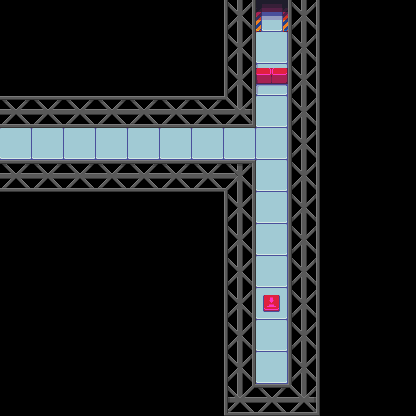

Rendered tile map (Tiled .tmx) drawn with the repository's tilesets; below, a short description and the full map source, tile grids included:
An orthogonal 13x13 tile map with 32x32 px tiles, 1 tile layer (Слой тайлов 1), 3 tilesets and 5 objects (door_2, door_1, button_1, exit, enter).

<map version="1.0" orientation="orthogonal" renderorder="right-down" width="13" height="13" tilewidth="32" tileheight="32" backgroundcolor="#000000" nextobjectid="7">
 <tileset firstgid="1" name="scifitiles-sheet" tilewidth="32" tileheight="32" tilecount="84">
  <image source="scifitiles-sheet.png" width="448" height="192" />
 </tileset>
 <tileset firstgid="85" name="Tileset_32x32" tilewidth="32" tileheight="32" tilecount="40">
  <image source="Tileset_32x32.png" width="256" height="160" />
 </tileset>
 <tileset firstgid="125" name="black" tilewidth="32" tileheight="32" tilecount="1">
  <image source="black.png" width="32" height="32" />
  <tile id="0">
   <properties>
    <property name="get_through" value="0" />
   </properties>
  </tile>
 </tileset>
 <layer name="Слой тайлов 1" width="13" height="13">
  <data>
   <tile gid="125" />
   <tile gid="125" />
   <tile gid="125" />
   <tile gid="125" />
   <tile gid="125" />
   <tile gid="125" />
   <tile gid="125" />
   <tile gid="87" />
   <tile gid="1" />
   <tile gid="87" />
   <tile gid="125" />
   <tile gid="125" />
   <tile gid="125" />
   <tile gid="125" />
   <tile gid="125" />
   <tile gid="125" />
   <tile gid="125" />
   <tile gid="125" />
   <tile gid="125" />
   <tile gid="125" />
   <tile gid="87" />
   <tile gid="21" />
   <tile gid="87" />
   <tile gid="125" />
   <tile gid="125" />
   <tile gid="125" />
   <tile gid="125" />
   <tile gid="125" />
   <tile gid="125" />
   <tile gid="125" />
   <tile gid="125" />
   <tile gid="125" />
   <tile gid="125" />
   <tile gid="87" />
   <tile gid="59" />
   <tile gid="87" />
   <tile gid="125" />
   <tile gid="125" />
   <tile gid="125" />
   <tile gid="86" />
   <tile gid="86" />
   <tile gid="86" />
   <tile gid="86" />
   <tile gid="86" />
   <tile gid="86" />
   <tile gid="86" />
   <tile gid="96" />
   <tile gid="21" />
   <tile gid="87" />
   <tile gid="125" />
   <tile gid="125" />
   <tile gid="125" />
   <tile gid="21" />
   <tile gid="21" />
   <tile gid="21" />
   <tile gid="21" />
   <tile gid="21" />
   <tile gid="21" />
   <tile gid="21" />
   <tile gid="21" />
   <tile gid="21" />
   <tile gid="87" />
   <tile gid="125" />
   <tile gid="125" />
   <tile gid="125" />
   <tile gid="86" />
   <tile gid="86" />
   <tile gid="86" />
   <tile gid="86" />
   <tile gid="86" />
   <tile gid="86" />
   <tile gid="86" />
   <tile gid="89" />
   <tile gid="21" />
   <tile gid="87" />
   <tile gid="125" />
   <tile gid="125" />
   <tile gid="125" />
   <tile gid="125" />
   <tile gid="125" />
   <tile gid="125" />
   <tile gid="125" />
   <tile gid="125" />
   <tile gid="125" />
   <tile gid="125" />
   <tile gid="87" />
   <tile gid="21" />
   <tile gid="87" />
   <tile gid="125" />
   <tile gid="125" />
   <tile gid="125" />
   <tile gid="125" />
   <tile gid="125" />
   <tile gid="125" />
   <tile gid="125" />
   <tile gid="125" />
   <tile gid="125" />
   <tile gid="125" />
   <tile gid="87" />
   <tile gid="21" />
   <tile gid="87" />
   <tile gid="125" />
   <tile gid="125" />
   <tile gid="125" />
   <tile gid="125" />
   <tile gid="125" />
   <tile gid="125" />
   <tile gid="125" />
   <tile gid="125" />
   <tile gid="125" />
   <tile gid="125" />
   <tile gid="87" />
   <tile gid="21" />
   <tile gid="87" />
   <tile gid="125" />
   <tile gid="125" />
   <tile gid="125" />
   <tile gid="125" />
   <tile gid="125" />
   <tile gid="125" />
   <tile gid="125" />
   <tile gid="125" />
   <tile gid="125" />
   <tile gid="125" />
   <tile gid="87" />
   <tile gid="73" />
   <tile gid="87" />
   <tile gid="125" />
   <tile gid="125" />
   <tile gid="125" />
   <tile gid="125" />
   <tile gid="125" />
   <tile gid="125" />
   <tile gid="125" />
   <tile gid="125" />
   <tile gid="125" />
   <tile gid="125" />
   <tile gid="87" />
   <tile gid="21" />
   <tile gid="87" />
   <tile gid="125" />
   <tile gid="125" />
   <tile gid="125" />
   <tile gid="125" />
   <tile gid="125" />
   <tile gid="125" />
   <tile gid="125" />
   <tile gid="125" />
   <tile gid="125" />
   <tile gid="125" />
   <tile gid="87" />
   <tile gid="21" />
   <tile gid="87" />
   <tile gid="125" />
   <tile gid="125" />
   <tile gid="125" />
   <tile gid="125" />
   <tile gid="125" />
   <tile gid="125" />
   <tile gid="125" />
   <tile gid="125" />
   <tile gid="125" />
   <tile gid="125" />
   <tile gid="95" />
   <tile gid="86" />
   <tile gid="96" />
   <tile gid="125" />
   <tile gid="125" />
   <tile gid="125" />
  </data>
 </layer>
 <objectgroup name="Слой объектов 1">
  <object id="1" name="door_2" x="256" y="63" width="31" height="32">
   <properties>
    <property name="button_id" value="button_1" />
    <property name="is_locked" value="1" />
    <property name="paired_tile" value="21" />
   </properties>
  </object>
  <object id="2" name="door_1" x="254" y="193" width="32" height="30">
   <properties>
    <property name="button_id" value="button_1" />
    <property name="is_locked" value="0" />
    <property name="paider_tile" value="59" />
   </properties>
  </object>
  <object id="3" name="button_1" x="255" y="287" width="32" height="31">
   <properties>
    <property name="doors" value="door_1, door_2" />
    <property name="is_on" value="0" />
   </properties>
  </object>
  <object id="4" name="exit" x="255" y="0" width="32" height="32" />
  <object id="6" name="enter" x="0" y="129" width="31" height="28" />
 </objectgroup>
</map>
